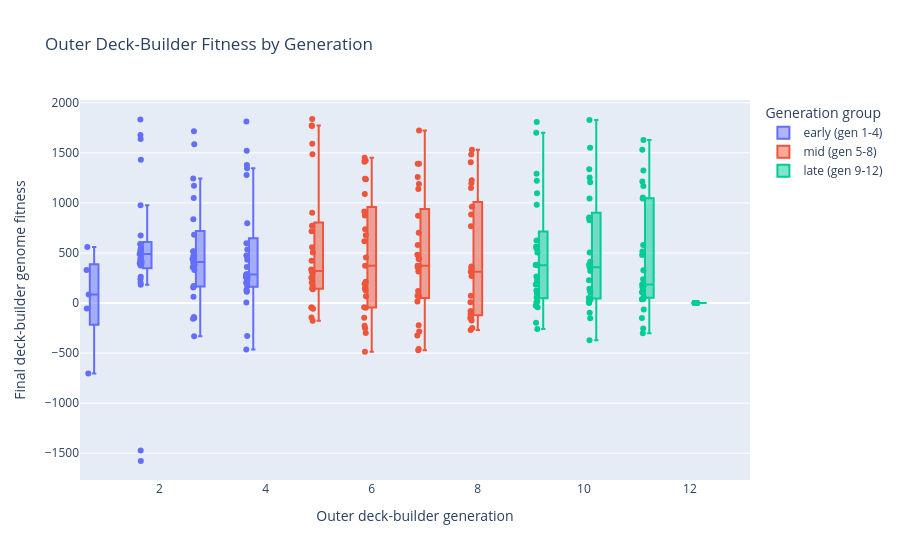

Here is the notebook cell this chart was saved with:
### Markdown cell above
## 1. Outer Deck-Builder Fitness

This graph answers: is the deck-builder producing better decks over outer generations?

Each point is one logged deck-builder genome/deck. The y-axis is final deck-builder fitness after evaluation. The x-axis is `outer_gen`. The box summarizes the generation: median, spread, and outliers.

How to read it:

- Rising median means the average generated deck is improving.
- Rising maximum with flat median means training finds occasional strong decks, but the whole population is not consistently better.
- Wide boxes mean a generation has very uneven deck quality.
- Late outliers are good deck candidates, but they do not prove the whole meta improved.

### Code cell
plot_outer_fitness_distribution(group_count=3).show()

### Figure 1 — Plotly figure (JSON) as saved in the notebook; plotly's stock layout.template omitted (floating-point values rounded to 4 significant figures; data arrays with more than 128 entries replaced by an {"elided": "..."} marker saying what was removed)
{"data": [{"alignmentgroup": "True", "boxpoints": "all", "customdata": {"elided": "80x2 str values"}, "hovertemplate": "Generation group=early (gen 1-4)<br>Outer deck-builder generation=%{x}<br>Final deck-builder genome fitness=%{y}<br>deck_id=%{customdata[0]}<br>composition=%{customdata[1]}<extra></extra>", "legendgroup": "early (gen 1-4)", "marker": {"color": "#636efa"}, "name": "early (gen 1-4)", "notched": false, "offsetgroup": "early (gen 1-4)", "orientation": "v", "showlegend": true, "type": "box", "x": [1, 1, 1, 1, 1, 2, 2, 2, 2, 2, 2, 2, 2, 2, 2, 2, 2, 2, 2, 2, 2, 2, 2, 2, 2, 2, 2, 2, 2, 2, 3, 3, 3, 3, 3, 3, 3, 3, 3, 3, 3, 3, 3, 3, 3, 3, 3, 3, 3, 3, 3, 3, 3, 3, 3, 4, 4, 4, 4, 4, 4, 4, 4, 4, 4, 4, 4, 4, 4, 4, 4, 4, 4, 4, 4, 4, 4, 4, 4, 4], "x0": " ", "xaxis": "x", "y": [330.0, -54.0, 561.0, 85.0, -703.0, 976.0, 674.0, 395.0, 206.0, 542.0, 444.0, 237.0, 532.0, 414.0, 375.0, 590.0, 416.0, 490.0, 588.0, 1431.0, 1679.0, 397.0, 1639.0, 1832.0, 264.0, -1472.0, -1577.0, 509.0, 533.0, 184.0, 1049.0, 682.0, 391.0, 63.0, 171.0, 155.0, 515.0, 357.0, 329.0, 1587.0, 1243.0, 517.0, 837.0, -332.0, 440.0, 1715.0, 471.0, 383.0, -157.0, -140.0, 409.0, 1172.0, 168.0, 476.0, -148.0, 797.0, 229.0, 285.0, 433.0, 119.0, 475.0, 288.0, 1520.0, 1279.0, 6.0, 597.0, 203.0, 1378.0, 359.0, 261.0, 258.0, -464.0, 536.0, 112.0, 171.0, 1346.0, 286.0, -328.0, 1813.0, 134.0], "y0": " ", "yaxis": "y"}, {"alignmentgroup": "True", "boxpoints": "all", "customdata": {"elided": "100x2 str values"}, "hovertemplate": "Generation group=mid (gen 5-8)<br>Outer deck-builder generation=%{x}<br>Final deck-builder genome fitness=%{y}<br>deck_id=%{customdata[0]}<br>composition=%{customdata[1]}<extra></extra>", "legendgroup": "mid (gen 5-8)", "marker": {"color": "#EF553B"}, "name": "mid (gen 5-8)", "notched": false, "offsetgroup": "mid (gen 5-8)", "orientation": "v", "showlegend": true, "type": "box", "x": [5, 5, 5, 5, 5, 5, 5, 5, 5, 5, 5, 5, 5, 5, 5, 5, 5, 5, 5, 5, 5, 5, 5, 5, 5, 6, 6, 6, 6, 6, 6, 6, 6, 6, 6, 6, 6, 6, 6, 6, 6, 6, 6, 6, 6, 6, 6, 6, 6, 6, 7, 7, 7, 7, 7, 7, 7, 7, 7, 7, 7, 7, 7, 7, 7, 7, 7, 7, 7, 7, 7, 7, 7, 7, 7, 8, 8, 8, 8, 8, 8, 8, 8, 8, 8, 8, 8, 8, 8, 8, 8, 8, 8, 8, 8, 8, 8, 8, 8, 8], "x0": " ", "xaxis": "x", "y": [773.0, 138.0, 252.0, 1487.0, 309.0, 1769.0, -145.0, 321.0, 334.0, 173.0, -56.0, 1591.0, 304.0, 1838.0, 557.0, -45.0, 504.0, 423.0, 718.0, -177.0, 1773.0, 144.0, 901.0, -45.0, 206.0, 618.0, 456.0, 1420.0, -299.0, 1242.0, -487.0, 1090.0, -226.0, 1450.0, 147.0, -146.0, -42.0, 373.0, 915.0, 127.0, -47.0, 737.0, 67.0, 678.0, 874.0, 213.0, -251.0, 1412.0, 1237.0, 190.0, 703.0, 1138.0, 1392.0, 873.0, 370.0, 579.0, 1724.0, 440.0, 316.0, -324.0, 446.0, 483.0, 372.0, 1391.0, -284.0, -221.0, 74.0, 354.0, 63.0, 121.0, 15.0, -458.0, 1259.0, 1188.0, -471.0, 766.0, 1483.0, 270.0, 351.0, 1226.0, -115.0, 344.0, 364.0, 313.0, -150.0, 1530.0, -143.0, -248.0, 963.0, 885.0, 8.0, 73.0, -174.0, -269.0, -80.0, -159.0, 1148.0, -88.0, 1407.0, 1196.0], "y0": " ", "yaxis": "y"}, {"alignmentgroup": "True", "boxpoints": "all", "customdata": {"elided": "100x2 str values"}, "hovertemplate": "Generation group=late (gen 9-12)<br>Outer deck-builder generation=%{x}<br>Final deck-builder genome fitness=%{y}<br>deck_id=%{customdata[0]}<br>composition=%{customdata[1]}<extra></extra>", "legendgroup": "late (gen 9-12)", "marker": {"color": "#00cc96"}, "name": "late (gen 9-12)", "notched": false, "offsetgroup": "late (gen 9-12)", "orientation": "v", "showlegend": true, "type": "box", "x": [10, 10, 10, 10, 10, 10, 10, 10, 10, 10, 10, 10, 10, 10, 10, 10, 10, 10, 10, 10, 10, 10, 10, 10, 10, 11, 11, 11, 11, 11, 11, 11, 11, 11, 11, 11, 11, 11, 11, 11, 11, 11, 11, 11, 11, 11, 11, 11, 11, 11, 12, 12, 12, 12, 12, 12, 12, 12, 12, 12, 12, 12, 12, 12, 12, 12, 12, 12, 12, 12, 12, 12, 12, 12, 12, 9, 9, 9, 9, 9, 9, 9, 9, 9, 9, 9, 9, 9, 9, 9, 9, 9, 9, 9, 9, 9, 9, 9, 9, 9], "x0": " ", "xaxis": "x", "y": [30.0, 506.0, 383.0, 143.0, 1336.0, 320.0, 228.0, 1828.0, 1.0, 854.0, -96.0, 827.0, 1044.0, 50.0, -372.0, 1551.0, 1255.0, 1207.0, 123.0, -151.0, 412.0, 368.0, 105.0, 10.0, 358.0, 57.0, 239.0, 1170.0, -63.0, 144.0, 39.0, -150.0, 38.0, 108.0, 116.0, -302.0, 1323.0, 1530.0, 1628.0, 1044.0, 514.0, 1214.0, 1053.0, 481.0, 328.0, -255.0, 185.0, 165.0, 159.0, 580.0, 0.0, 0.0, 0.0, 0.0, 0.0, 0.0, 0.0, 0.0, 0.0, 0.0, 0.0, 0.0, 0.0, 0.0, 0.0, 0.0, 0.0, 0.0, 0.0, 0.0, 0.0, 0.0, 0.0, 0.0, 0.0, 563.0, 1700.0, 59.0, 9.0, 981.0, 98.0, 379.0, 626.0, 1221.0, -41.0, 266.0, 382.0, 1808.0, 1291.0, 1097.0, 125.0, 544.0, -28.0, 15.0, 378.0, -197.0, -258.0, 185.0, 505.0, 226.0], "y0": " ", "yaxis": "y"}], "layout": {"boxmode": "group", "legend": {"title": {"text": "Generation group"}, "tracegroupgap": 0}, "title": {"text": "Outer Deck-Builder Fitness by Generation"}, "xaxis": {"anchor": "y", "domain": [0, 1], "title": {"text": "Outer deck-builder generation"}}, "yaxis": {"anchor": "x", "domain": [0, 1], "title": {"text": "Final deck-builder genome fitness"}}}}
